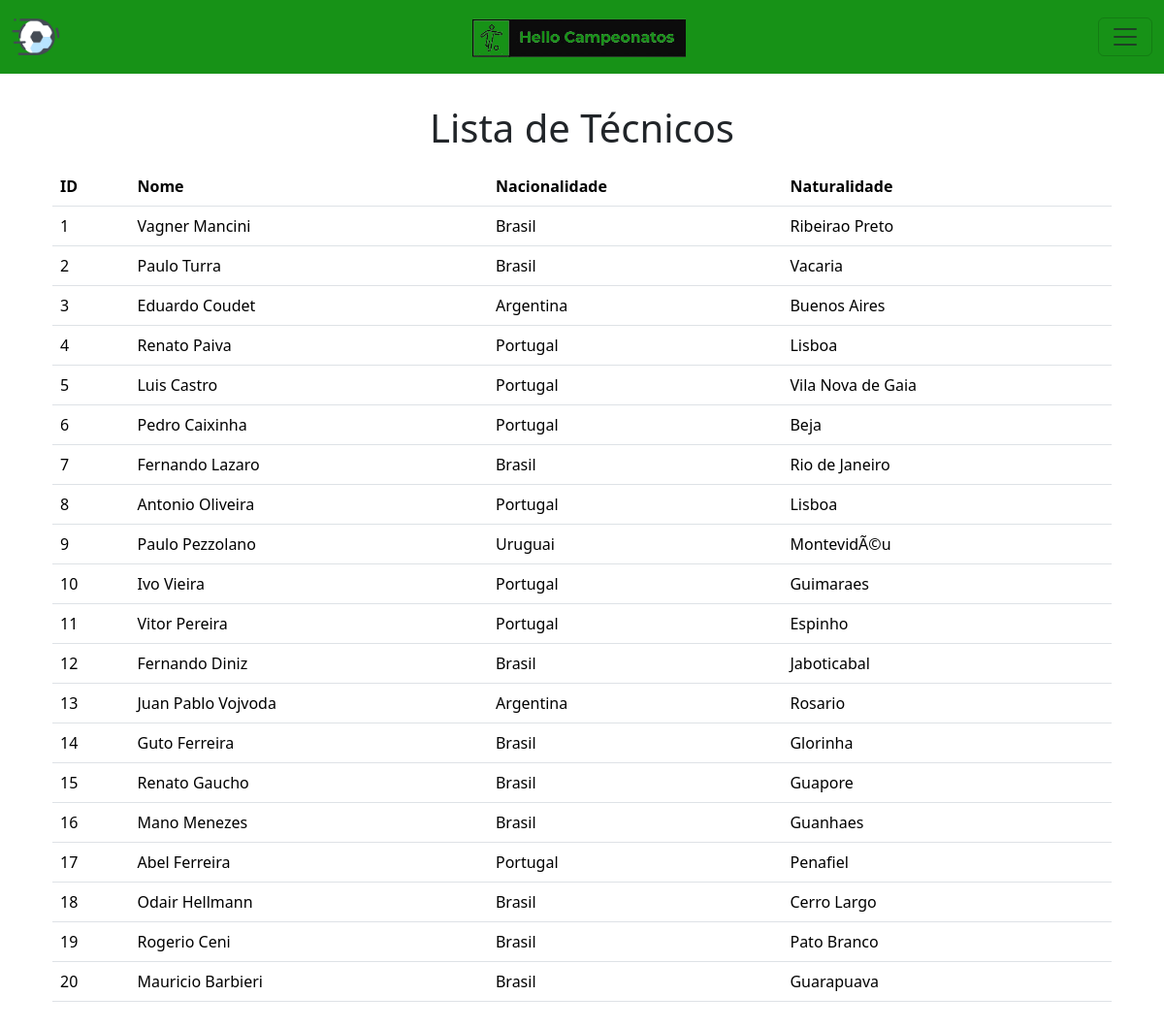
/tecnico/list/, run on the app's committed database.
### tasks/models.py (models this page shows, shortened)
class Tecnico(models.Model):
    nome = models.TextField()
    nacionalidade = models.TextField()
    naturalidade = models.TextField()

### tasks/views.py (the view)
# urls.py: path('tecnico/list/', views.tecnico_list, name='tecnico_list'),
def tecnico_list(request):
    tecnico_list = Tecnico.objects.all()
    return render(request, 'tecnico_list.html', {'tecnico_list': tecnico_list})

### tasks/templates/tecnico_list.html (shortened to what this page needs)
{% extends 'home.html' %}
{% block content %}
  <main class="container mt-5">
    <h1 class="text-center">Lista de Técnicos</h1>
    <table class="table mt-3">
      <thead>
        <tr>
          <th>ID</th>
          <th>Nome</th>
          <th>Nacionalidade</th>
          <th>Naturalidade</th>
        </tr>
      </thead>
      <tbody>
        {% for tecnico in tecnico_list %}
          <tr>
            <td>{{ tecnico.id }}</td>
            <td>{{ tecnico.nome }}</td>
            <td>{{ tecnico.nacionalidade }}</td>
            <td>{{ tecnico.naturalidade }}</td>
          </tr>
        {% endfor %}
      </tbody>
    </table>
  </main>
{% endblock %}

### tasks/templates/menu.html (style rules this page uses)
body { padding-top: 60px; padding-bottom: 60px; }

### data on the page
Tecnico: id "1", nome "Vagner Mancini", nacionalidade "Brasil", naturalidade "Ribeirao Preto"
Tecnico: id "2", nome "Paulo Turra", nacionalidade "Brasil", naturalidade "Vacaria"
Tecnico: id "3", nome "Eduardo Coudet", nacionalidade "Argentina", naturalidade "Buenos Aires"
Tecnico: id "4", nome "Renato Paiva", nacionalidade "Portugal", naturalidade "Lisboa"
Tecnico: id "5", nome "Luis Castro", nacionalidade "Portugal", naturalidade "Vila Nova de Gaia"
Tecnico: id "6", nome "Pedro Caixinha", nacionalidade "Portugal", naturalidade "Beja"
Tecnico: id "7", nome "Fernando Lazaro", nacionalidade "Brasil", naturalidade "Rio de Janeiro"
Tecnico: id "8", nome "Antonio Oliveira", nacionalidade "Portugal", naturalidade "Lisboa"
Tecnico: id "9", nome "Paulo Pezzolano", nacionalidade "Uruguai", naturalidade "MontevidÃ©u"
Tecnico: id "10", nome "Ivo Vieira", nacionalidade "Portugal", naturalidade "Guimaraes"
Tecnico: id "11", nome "Vitor Pereira", nacionalidade "Portugal", naturalidade "Espinho"
Tecnico: id "12", nome "Fernando Diniz", nacionalidade "Brasil", naturalidade "Jaboticabal"
Tecnico: id "13", nome "Juan Pablo Vojvoda", nacionalidade "Argentina", naturalidade "Rosario"
Tecnico: id "14", nome "Guto Ferreira", nacionalidade "Brasil", naturalidade "Glorinha"
Tecnico: id "15", nome "Renato Gaucho", nacionalidade "Brasil", naturalidade "Guapore"
Tecnico: id "16", nome "Mano Menezes", nacionalidade "Brasil", naturalidade "Guanhaes"
Tecnico: id "17", nome "Abel Ferreira", nacionalidade "Portugal", naturalidade "Penafiel"
Tecnico: id "18", nome "Odair Hellmann", nacionalidade "Brasil", naturalidade "Cerro Largo"
Tecnico: id "19", nome "Rogerio Ceni", nacionalidade "Brasil", naturalidade "Pato Branco"
Tecnico: id "20", nome "Mauricio Barbieri", nacionalidade "Brasil", naturalidade "Guarapuava"
